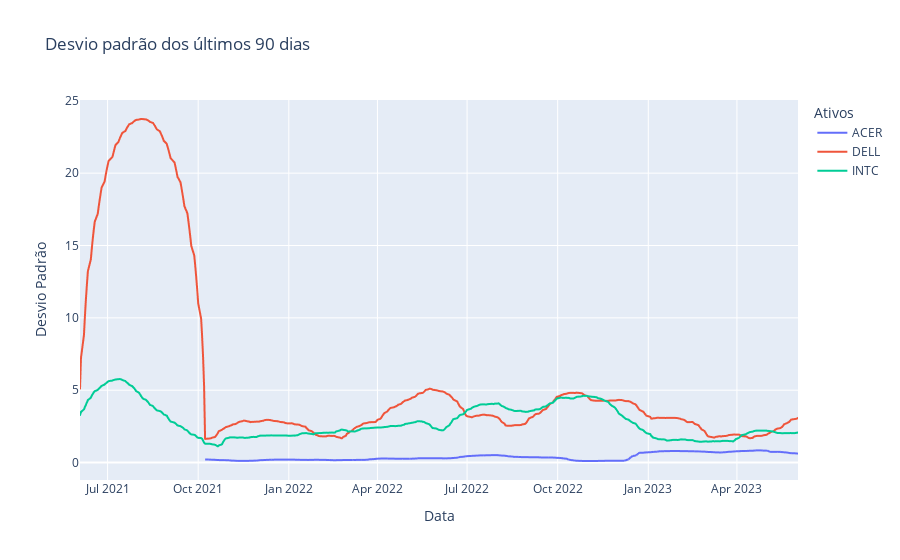

Source (notebook cell):
### Code cell
legendas = {'desv_padrao': 'Desvio Padrão', 'data': 'Data', 'ativo': 'Ativos'}

figura = gerar_pxline(df_ativos, 'data', 'desv_padrao', 'ativo', 'Desvio padrão dos últimos 90 dias', legendas)

figura.show()

### Figure 1 — Plotly figure (JSON) as saved in the notebook; plotly's stock layout.template omitted (floating-point values rounded to 4 significant figures; data arrays with more than 128 entries replaced by an {"elided": "..."} marker saying what was removed)
{"data": [{"hovertemplate": "Ativos=ACER<br>Data=%{x}<br>Desvio Padrão=%{y}<extra></extra>", "legendgroup": "ACER", "line": {"color": "#636efa", "dash": "solid"}, "marker": {"symbol": "circle"}, "mode": "lines", "name": "ACER", "showlegend": true, "type": "scattergl", "x": {"elided": "504 str values"}, "xaxis": "x", "y": {"elided": "504 float values"}, "yaxis": "y"}, {"hovertemplate": "Ativos=DELL<br>Data=%{x}<br>Desvio Padrão=%{y}<extra></extra>", "legendgroup": "DELL", "line": {"color": "#EF553B", "dash": "solid"}, "marker": {"symbol": "circle"}, "mode": "lines", "name": "DELL", "showlegend": true, "type": "scattergl", "x": {"elided": "504 str values"}, "xaxis": "x", "y": {"elided": "504 float values"}, "yaxis": "y"}, {"hovertemplate": "Ativos=INTC<br>Data=%{x}<br>Desvio Padrão=%{y}<extra></extra>", "legendgroup": "INTC", "line": {"color": "#00cc96", "dash": "solid"}, "marker": {"symbol": "circle"}, "mode": "lines", "name": "INTC", "showlegend": true, "type": "scattergl", "x": {"elided": "504 str values"}, "xaxis": "x", "y": {"elided": "504 float values"}, "yaxis": "y"}], "layout": {"legend": {"title": {"text": "Ativos"}, "tracegroupgap": 0}, "title": {"text": "Desvio padrão dos últimos 90 dias"}, "xaxis": {"anchor": "y", "domain": [0, 1], "title": {"text": "Data"}}, "yaxis": {"anchor": "x", "domain": [0, 1], "title": {"text": "Desvio Padrão"}}}}
